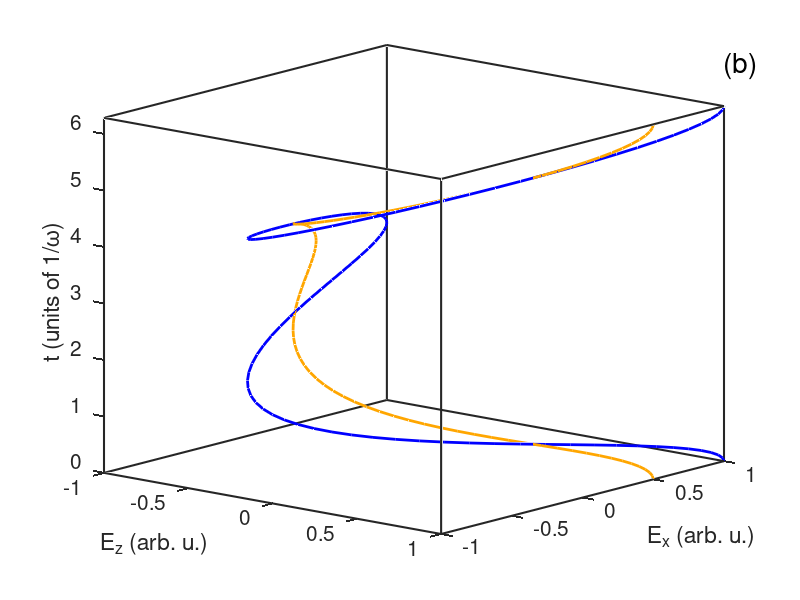

Here is the MATLAB script that generated this plot:
% Paint_WaveShapes.m
% Draws the wave shapes at g_2=g_1 and g_2=g_1/4

clear all
close all


figure("Position",[100,100,360,800])

om = 1; %angular frequency in arb. units

t=(0:0.01:1)*2*pi; % time in 1/om units
Ez1 = cos(om*t); % FH pump
Ex1 = cos(2*om*t); % SH pump,  g_2=g_1

Ez2 = cos(om*t); % FH pump
Ex2 = 0.5*cos(2*om*t); % SH pump, g_2=g_1/4

plot3(Ez1,Ex1,t,'b-','LineWidth',2)
hold on
plot3(Ez2,Ex2,t,'-','Color',[1,0.65,0],'LineWidth',2)
xlabel('E_z (arb. u.)','FontSize',20)
ylabel('E_x (arb. u.)','FontSize',20)
zlabel('t (units of 1/\omega)','FontSize',20)
set(gca,'FontSize',15)
set(gca,'BoxStyle','full')
set(gca,'LineWidth',1.5)
view(40,15)
xlim([-1,1])
ylim([-1,1])
zlim([0,1]*2*pi)
box on
text(1,1,7,'(b)','FontSize',20)
set(gcf,'Color','w')

print('pngs/Fig_w0_2color_b.png','-dpng','-r600')
